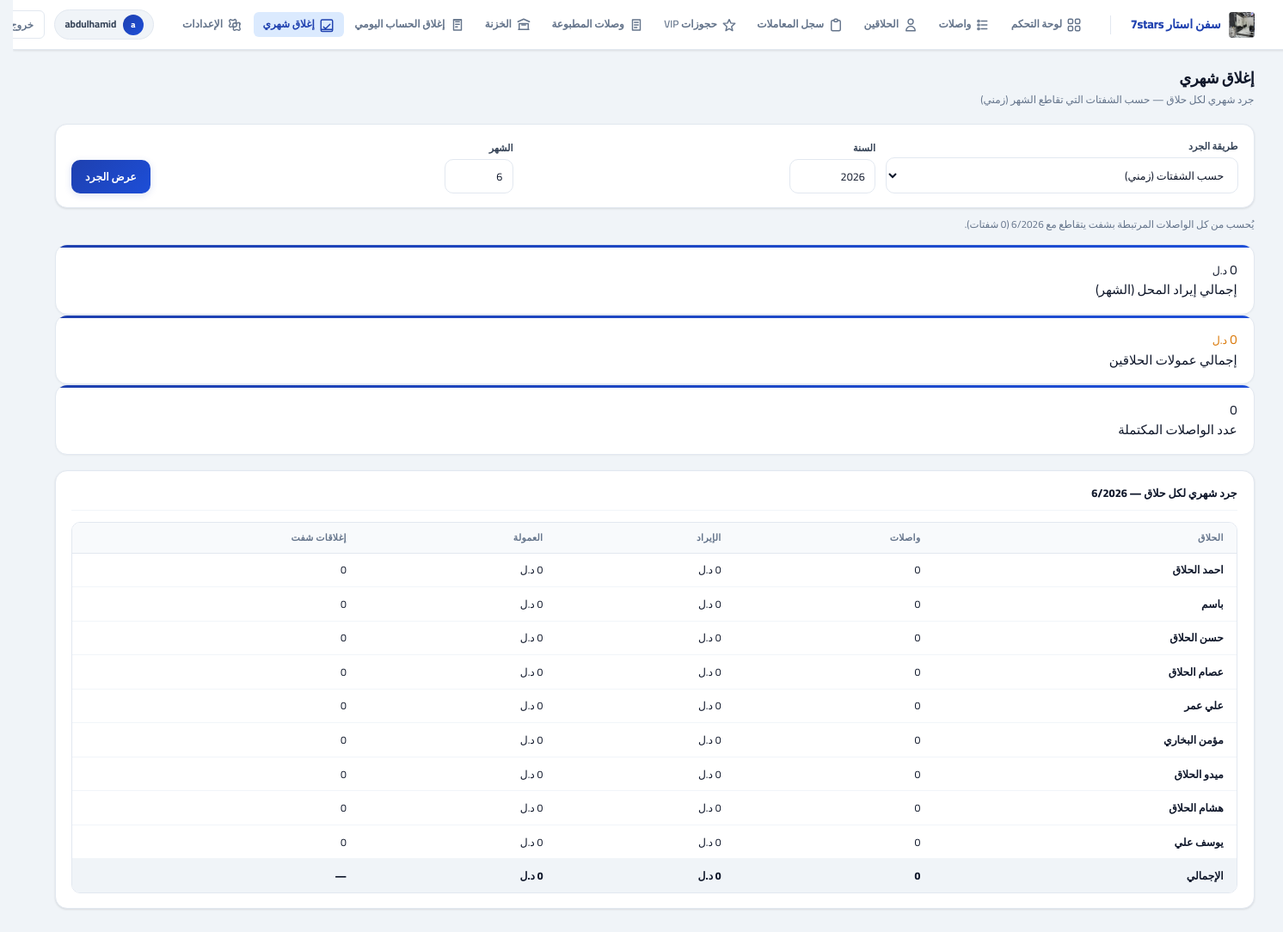
The app's page /app/monthly-close/ (signed in) with its own data.
### core/models.py (models this page shows, shortened)
class TimestampedModel(models.Model):
    created_at = models.DateTimeField(auto_now_add=True, db_index=True)
    updated_at = models.DateTimeField(auto_now=True, db_index=True)
    class Meta:
        abstract = True

class SystemSetting(TimestampedModel):
    key = models.CharField(max_length=80, unique=True)
    value = models.CharField(max_length=255, blank=True, default="")
    description = models.CharField(max_length=255, blank=True, default="")

### accounts/models.py (models this page shows, shortened)
class User(AbstractUser):
    role = models.CharField(max_length=20, choices=UserRole.choices, default=UserRole.CASHIER)

class BarberProfile(models.Model):
    user = models.OneToOneField(
        "accounts.User",
        on_delete=models.CASCADE,
        related_name="barber_profile",
        null=True,
        blank=True,
    )
    name = models.CharField(max_length=120, blank=True, default="", verbose_name="اسم الحلاق")
    default_commission_pct = models.DecimalField(max_digits=5, decimal_places=2, default=0)
    is_active = models.BooleanField(default=True)
    class Meta:
        ordering = ["name"]
    @property
    def display_name(self) -> str:
        n = (self.name or "").strip()
        if n:
            return n
        if self.user_id:
            return self.user.get_full_name() or self.user.username
        return "حلاق"

### barber_ms/views.py (the view)
# urls.py: path("monthly-close/", views.monthly_close_view, name="monthly_close"),
@login_required
def monthly_close_view(request):
    if not _is_cashier_or_admin(request.user):
        messages.error(request, "ليس لديك صلاحية الوصول.")
        return redirect("frontend:dashboard")
    today = timezone.localdate()
    try:
        year = int(request.GET.get("year", today.year))
        month = int(request.GET.get("month", today.month))
    except (TypeError, ValueError):
        year, month = today.year, today.month
    report_scope = (request.GET.get("scope") or "shift").strip().lower()
    if report_scope == "date":
        rows = month_barber_summary(year, month)
        grand = month_grand_total(year, month)
        scope_label = "حسب تاريخ إتمام الواصلات (تقويمي)"
    else:
        rows = month_barber_summary_by_shifts(year, month)
        grand = month_grand_total_by_shifts(year, month)
        scope_label = "حسب الشفتات التي تقاطع الشهر (زمني)"
    month_shifts = list(shifts_overlapping_month(year, month))
    return render(
        request,
        "frontend/monthly_close.html",
        {
            "year": year,
            "month": month,
            "rows": rows,
            "grand": grand,
            "report_scope": report_scope,
            "scope_label": scope_label,
            "month_shifts": month_shifts,
        },
    )

### barber_ms/context_processors.py (called while the page is built)
def _time_greeting_ar() -> str:
    h = timezone.localtime().hour
    if 5 <= h < 12:
        return "صباح الخير"
    if 12 <= h < 17:
        return "طاب نهارك"
    if 17 <= h < 22:
        return "مساء الخير"
    return "أهلاً بك"

def system_settings(request):
    try:
        qs = SystemSetting.objects.filter(key__in=_DEFAULTS.keys()).values_list("key", "value")
        stored = dict(qs)
    except Exception:
        stored = {}
    merged = {k: stored.get(k) or v for k, v in _DEFAULTS.items()}
    theme_key = merged.get("theme", "ocean")
    theme = THEMES.get(theme_key, THEMES["ocean"])
    now_local = timezone.localtime()
    return {
        "sys": merged,
        "theme": theme,
        "themes": THEMES,
        "time_greeting": _time_greeting_ar(),
        "now_local": now_local,
        "weekday_ar": _AR_WEEKDAYS[now_local.weekday()],
        "barber_login_enabled": merged.get("barber_login_enabled", "0") == "1",
    }

### barber_ms/views.py (called while the page is built)
def _is_cashier_or_admin(user):
    return user.role in (UserRole.ADMIN, UserRole.CASHIER) or user.is_superuser

### core/barber_close.py (called while the page is built, shortened)
def month_grand_total_by_shifts(year: int, month: int) -> dict:
    shift_ids = list(shifts_overlapping_month(year, month).values_list("pk", flat=True))
    if not shift_ids:
        return {"revenue": Decimal("0"), "commission": Decimal("0"), "ticket_count": 0}

### core/shift_scope.py (called while the page is built)
def _month_bounds(year: int, month: int) -> tuple[datetime.datetime, datetime.datetime]:
    tz = timezone.get_current_timezone()
    start = timezone.make_aware(datetime.datetime(year, month, 1, 0, 0, 0), tz)
    last_day = calendar.monthrange(year, month)[1]
    end = timezone.make_aware(
        datetime.datetime(year, month, last_day, 23, 59, 59, 999999),
        tz,
    )
    return start, end

def shifts_overlapping_month(year: int, month: int) -> QuerySet:
    from core.models import Shift
    start, end = _month_bounds(year, month)
    return (
        Shift.objects.filter(started_at__lte=end)
        .filter(Q(ended_at__gte=start) | Q(ended_at__isnull=True))
        .order_by("-started_at")
    )

### templates/frontend/monthly_close.html (shortened to what this page needs)
{% extends "frontend/base.html" %}
{% block header_title %}إغلاق شهري{% endblock %}
{% block header_subtitle %}جرد شهري لكل حلاق — {{ scope_label }}{% endblock %}
{% block content %}
<form method="get" class="filter-bar card" style="padding:16px 18px;margin-bottom:18px;display:flex;flex-wrap:wrap;gap:12px;align-items:end">
  <div class="field">
    <label>طريقة الجرد</label>
    <select name="scope" class="field-input">
      <option value="shift" {% if report_scope == "shift" %}selected{% endif %}>حسب الشفتات (زمني)</option>
    </select>
  </div>
  <div class="field">
    <label>السنة</label>
    <input type="number" name="year" value="{{ year }}" min="2020" max="2100" class="field-input" style="width:100px">
  </div>
  <div class="field">
    <label>الشهر</label>
    <input type="number" name="month" value="{{ month }}" min="1" max="12" class="field-input" style="width:80px">
  </div>
  <button type="submit" class="btn btn-p">عرض الجرد</button>
</form>
{% if report_scope == "shift" %}
<p style="font-size:.78rem;color:var(--muted);margin:-8px 0 14px">
  يُحسب من كل الواصلات المرتبطة بشفت يتقاطع مع {{ month }}/{{ year }}
  ({{ month_shifts|length }} شفت{% if month_shifts|length != 1 %}ات{% endif %}).
</p>
{% endif %}
<div class="summary-grid" style="margin-bottom:18px">
  <div class="dark-card kpi-card">
    <div class="kpi-data">
      <div class="kv">{{ grand.revenue|floatformat:0 }} <small>{{ sys.currency }}</small></div>
      <div class="kl">إجمالي إيراد المحل (الشهر)</div>
    </div>
  </div>
  <div class="kpi-card">
    <div class="kpi-data">
      <div class="kv" style="color:var(--warning)">{{ grand.commission|floatformat:0 }} <small>{{ sys.currency }}</small></div>
      <div class="kl">إجمالي عمولات الحلاقين</div>
    </div>
  </div>
  <div class="kpi-card">
    <div class="kpi-data">
      <div class="kv">{{ grand.ticket_count }}</div>
      <div class="kl">عدد الواصلات المكتملة</div>
    </div>
  </div>
</div>
<div class="card-accent">
  <div class="card-accent-inner">
    <div class="section-title">جرد شهري لكل حلاق — {{ month }}/{{ year }}</div>
    <div class="tbl-wrap" style="margin-top:12px">
      <table>
        <thead>
          <tr>
            <th>الحلاق</th>
            <th>واصلات</th>
            <th>الإيراد</th>
            <th>العمولة</th>
            <th>{% if report_scope == "shift" %}إغلاقات شفت{% else %}أيام إغلاق{% endif %}</th>
          </tr>
        </thead>
        <tbody>
          {% for row in rows %}
          <tr>
            <td><b>{{ row.barber.display_name }}</b></td>
            <td>{{ row.ticket_count }}</td>
            <td>{{ row.revenue|floatformat:0 }} {{ sys.currency }}</td>
            <td>{{ row.commission|floatformat:0 }} {{ sys.currency }}</td>
            <td>{{ row.shifts_closed|default:row.days_closed }}</td>
          </tr>
          {% empty %}
          <tr><td colspan="5" class="muted" style="text-align:center;padding:24px">لا بيانات</td></tr>
          {% endfor %}
        </tbody>
        <tfoot>
          <tr style="font-weight:800;background:var(--bg)">
            <td>الإجمالي</td>
            <td>{{ grand.ticket_count }}</td>
            <td>{{ grand.revenue|floatformat:0 }} {{ sys.currency }}</td>
            <td>{{ grand.commission|floatformat:0 }} {{ sys.currency }}</td>
            <td>—</td>
          </tr>
        </tfoot>
      </table>
    </div>
  </div>
</div>
{% endblock %}

### templates/frontend/base.html (shortened to what this page needs)
<!DOCTYPE html>
<html lang="ar" dir="rtl">
<head>
</head>
<body>
  <header class="app-nav">
    <div class="nav-inner">
      <a class="nav-brand" href="{% url 'frontend:dashboard' %}">
        {% if sys.logo %}
          <img src="/media/{{ sys.logo }}" alt="{{ sys.business_name }}">
        {% endif %}
        <span>{{ sys.business_name|default:"Barber Pro" }}</span>
      </a>
      <nav class="nav-links" aria-label="التنقل الرئيسي">
        <a href="{% url 'frontend:dashboard' %}" class="{% if request.resolver_match.url_name == 'dashboard' %}active{% endif %}">
          <span class="nav-link-icon">
          </span>
          <span class="label">لوحة التحكم</span>
        </a>
        <a href="{% url 'frontend:queue' %}" class="{% if request.resolver_match.url_name == 'queue' %}active{% endif %}">
          <span class="nav-link-icon">
            <svg viewBox="0 0 24 24" fill="none" stroke="currentColor" stroke-width="1.9" stroke-linecap="round" stroke-linejoin="round" aria-hidden="true">
              <path d="M8 6h9" />
              <path d="M8 12h9" />
              <path d="M8 18h9" />
              <circle cx="4" cy="6" r="1.5" />
              <circle cx="4" cy="12" r="1.5" />
              <circle cx="4" cy="18" r="1.5" />
            </svg>
          </span>
          <span class="label">واصلات</span>
        </a>
        <a href="{% url 'frontend:barbers_list' %}" class="{% if request.resolver_match.url_name == 'barbers_list' or request.resolver_match.url_name == 'barber_operations' %}active{% endif %}">
          <span class="nav-link-icon">
            <svg viewBox="0 0 24 24" fill="none" stroke="currentColor" stroke-width="1.9" stroke-linecap="round" stroke-linejoin="round" aria-hidden="true">
              <path d="M16 7a4 4 0 11-8 0 4 4 0 018 0zM12 14a7 7 0 00-7 7h14a7 7 0 00-7-7z" />
            </svg>
          </span>
          <span class="label">الحلاقين</span>
        </a>
        <a href="{% url 'frontend:transactions_log' %}" class="{% if request.resolver_match.url_name == 'transactions_log' %}active{% endif %}">
          <span class="nav-link-icon">
            <svg viewBox="0 0 24 24" fill="none" stroke="currentColor" stroke-width="1.9" stroke-linecap="round" stroke-linejoin="round" aria-hidden="true">
              <path d="M9 5H7a2 2 0 00-2 2v12a2 2 0 002 2h10a2 2 0 002-2V7a2 2 0 00-2-2h-2" />
              <path d="M9 5a2 2 0 002 2h2a2 2 0 002-2M9 5a2 2 0 012-2h2a2 2 0 012 2" />
            </svg>
          </span>
          <span class="label">سجل المعاملات</span>
        </a>
        {% if request.user.role == "ADMIN" or request.user.role == "CASHIER" or request.user.is_superuser %}
        <a href="{% url 'frontend:vip:vip_bookings_list' %}" class="{% if 'vip_booking' in request.resolver_match.url_name %}active{% endif %}">
          <span class="nav-link-icon">
            <svg viewBox="0 0 24 24" fill="none" stroke="currentColor" stroke-width="1.9" stroke-linecap="round" stroke-linejoin="round" aria-hidden="true">
              <path d="M12 17.75l-5.25 3.15 1.6-6.18L3 9.75l6.35-.55L12 3.5l2.65 5.7 6.35.55-5.35 4.97 1.6 6.18z" />
            </svg>
          </span>
          <span class="label">حجوزات VIP</span>
        </a>
        <a href="{% url 'frontend:vip:receipts_list' %}" class="{% if 'receipt' in request.resolver_match.url_name %}active{% endif %}">
          <span class="nav-link-icon">
            <svg viewBox="0 0 24 24" fill="none" stroke="currentColor" stroke-width="1.9" stroke-linecap="round" stroke-linejoin="round" aria-hidden="true">
              <path d="M6 4h12v16H6z" />
              <path d="M9 8h6" />
              <path d="M9 12h6" />
              <path d="M9 16h4" />
            </svg>
          </span>
          <span class="label">وصلات المطبوعة</span>
        </a>
        <a href="{% url 'frontend:treasury' %}" class="{% if request.resolver_match.url_name == 'treasury' %}active{% endif %}">
          <span class="nav-link-icon">
            <svg viewBox="0 0 24 24" fill="none" stroke="currentColor" stroke-width="1.9" stroke-linecap="round" stroke-linejoin="round" aria-hidden="true">
              <path d="M4 19h16" />
              <path d="M3 7l9-4 9 4" />
              <path d="M5 19V10h14v9" />
              <path d="M9 12h6" />
            </svg>
          </span>
          <span class="label">الخزنة</span>
        </a>
        <a href="{% url 'frontend:daily_close' %}" class="{% if request.resolver_match.url_name == 'daily_close' %}active{% endif %}">
          <span class="nav-link-icon">
            <svg viewBox="0 0 24 24" fill="none" stroke="currentColor" stroke-width="1.9" stroke-linecap="round" stroke-linejoin="round" aria-hidden="true">
              <path d="M9 7h6" />
              <path d="M9 11h6" />
              <path d="M9 15h3" />
              <path d="M6 4h12v16H6z" />
              <path d="M6 4l12 0" />
            </svg>
          </span>
          <span class="label">إغلاق الحساب اليومي</span>
        </a>
        <a href="{% url 'frontend:monthly_close' %}" class="{% if request.resolver_match.url_name == 'monthly_close' %}active{% endif %}">
          <span class="nav-link-icon">
            <svg viewBox="0 0 24 24" fill="none" stroke="currentColor" stroke-width="1.9" stroke-linecap="round" stroke-linejoin="round" aria-hidden="true">
              <path d="M4 19h16" />
              <path d="M7 15l3 3 7-7" />
              <rect x="3" y="4" width="18" height="18" rx="2" />
            </svg>
          </span>
          <span class="label">إغلاق شهري</span>
        </a>
        {% endif %}
        <a href="{% url 'frontend:settings' %}" class="{% if request.resolver_match.url_name == 'settings' %}active{% endif %}">
          <span class="nav-link-icon">
          </span>
          <span class="label">الإعدادات</span>
        </a>
      </nav>
      <div class="nav-user">
        <div class="user-chip">
          <div class="user-avatar">{{ request.user.get_full_name|default:request.user.username|slice:":1" }}</div>
          <span>{{ request.user.get_full_name|default:request.user.username }}</span>
        </div>
        <form method="post" action="{% url 'logout' %}">
          <button class="btn-logout" type="submit">خروج</button>
        </form>
      </div>
    </div>
  </header>
  <main class="page-wrap">
    <div class="page-header">
      <div>
        <div class="page-title">{% block header_title %}لوحة التحكم{% endblock %}</div>
        <div class="page-sub">{% block header_subtitle %}{% endblock %}</div>
      </div>
    </div>
    {% block content %}{% endblock %}
  </main>
  {% include "frontend/partials/swal_global.html" %}
</body>
</html>

### records on screen
SystemSetting: business_name "سفن استار 7stars"
User: user.get_full_name "abdulhamid"
BarberProfile: barber.display_name "احمد الحلاق", revenue "0", currency "د.ل", commission "0"
BarberProfile: barber.display_name "باسم", revenue "0", currency "د.ل", commission "0"
BarberProfile: barber.display_name "حسن الحلاق", revenue "0", currency "د.ل", commission "0"
BarberProfile: barber.display_name "عصام الحلاق", revenue "0", currency "د.ل", commission "0"
BarberProfile: barber.display_name "علي عمر", revenue "0", currency "د.ل", commission "0"
BarberProfile: barber.display_name "مؤمن البخاري", revenue "0", currency "د.ل", commission "0"
BarberProfile: barber.display_name "ميدو الحلاق", revenue "0", currency "د.ل", commission "0"
BarberProfile: barber.display_name "هشام الحلاق", revenue "0", currency "د.ل", commission "0"
BarberProfile: barber.display_name "يوسف علي", revenue "0", currency "د.ل", commission "0"

### other values on screen
{{ scope_label }} "حسب الشفتات التي تقاطع الشهر (زمني)"
{{ month }} "6"
{{ year }} "2026"
{{ month_shifts|length }} "0"
{{ grand.revenue|floatformat:0 }} "0"
{{ sys.currency }} "د.ل"
{{ grand.commission|floatformat:0 }} "0"
